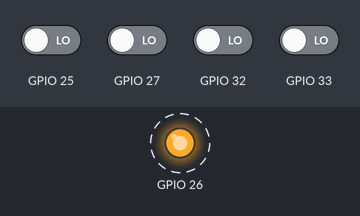
The sketch below on a simulated ESP32. Shown: output pins drawn as LEDs (lit = HIGH). Dashed ring = blinking. The inputs (shaded band) are chosen by the test bench; at power-on: GPIO 25, GPIO 27, GPIO 32, GPIO 33 LOW. What the sketch prints to the serial monitor is not drawn.

Above: at 4.8 s.
4.9 s: GPIO 25 driven HIGH
Timing chart, 0 to 15.5 s (numbered marks = the images above; inputs shaded):
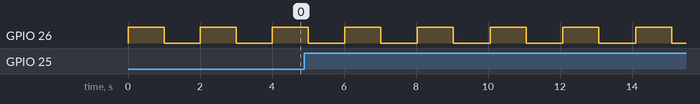

The sketch:

Hardwaretesting.ino
```cpp
// the setup function runs once when you press reset or power the board
void setup() {
  Serial.begin(9600);
  pinMode(26, OUTPUT);

  pinMode(25,INPUT);
  pinMode(32,INPUT);
  pinMode(33,INPUT);
  pinMode(27,INPUT);
}

// the loop function runs over and over again forever
void loop() {
 bool val1=digitalRead(25);//down
 bool val2=digitalRead(32);//left
 bool val3=digitalRead(33); //up
 bool val4=digitalRead(27);//right

  if (val1==HIGH){
    Serial.println("BUTTON 1 CLICKED");
    delay(20);
    }

     if (val2==HIGH){
    Serial.println("BUTTON 2 CLICKED");
    delay(20);
    }

     if (val3==HIGH){
    Serial.println("BUTTON 3 CLICKED");
    delay(20);
    }

     if (val4==HIGH){
    Serial.println("BUTTON 4 CLICKED");
    delay(20);
    }

  digitalWrite(26, HIGH);   // turn the LED on (HIGH is the voltage level)
  delay(1000);                       // wait for a second
  digitalWrite(26, LOW);    // turn the LED off by making the voltage LOW
  delay(1000);                       // wait for a second
}
```

Measured:
- by itself, GPIO 26: alternates HIGH for 1.0 s and LOW for 1.0 s
